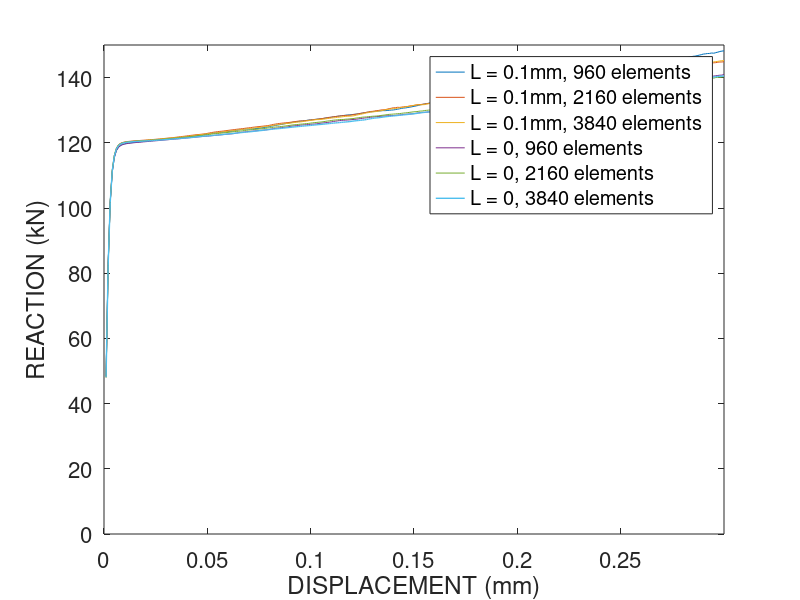
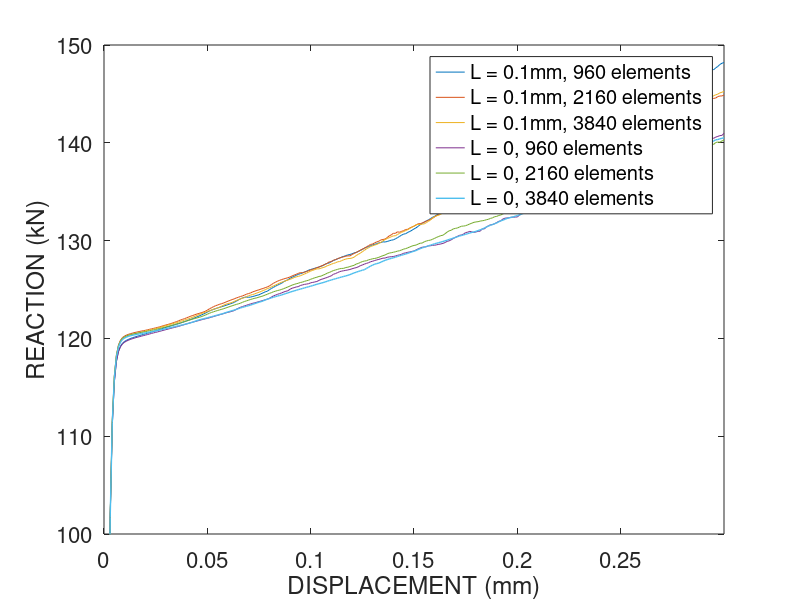

MATLAB code to generate these figures, in order:
clear all
%
data1=load('R_nocurl1.txt');
displno1=1e3*abs(data1(:,1));
Rno1=1e-3*data1(:,2);
%
data2=load('R_curl1.txt');
displ1=1e3*abs(data2(:,1));
R1=1e-3*data2(:,2);
%
% data3=load('R_nocurl_zero.txt');
% displ3=1e3*abs(data3(:,1));
% R3=1e-3*data3(:,2);
%
data3=load('R_nocurl2.txt');
displno2=1e3*abs(data3(:,1));
Rno2=1e-3*data3(:,2);
%
data4=load('R_curl2.txt');
displ2=1e3*abs(data4(:,1));
R2=1e-3*data4(:,2);
%
data5=load('R_nocurl3.txt');
displno3=1e3*abs(data5(:,1));
Rno3=1e-3*data5(:,2);
%
data6=load('R_curl3.txt');
displ3=1e3*abs(data6(:,1));
R3=1e-3*data6(:,2);
%
%
figure(1)
%plot(displno3,Rno3,displno2,Rno2,displno1,Rno1,displ3,R3,displ2,R2,displ1,R1,'LineWidth',1)
plot(...
displ1,R1,...
displ2,R2,...
displ3,R3,...
displno1,Rno1,...
displno2,Rno2,...
displno3,Rno3,...
'LineWidth',1)
xlabel('DISPLACEMENT (mm)')
ylabel('REACTION (kN)')
axis([0 0.3 0 150])
%legend('L = 0, \gamma^p = 0 on boundary','L = 0.1 mm','L = 0')
%legend('\ell = 0, 3840 elements','\ell = 0, 2160 elements','\ell = 0, 960 elements', ...
% '\ell = 0.1mm, 3840 elements','\ell = 0.1mm, 2160 elements','\ell = 0.1mm, 960 elements')
legend(...
'L = 0.1mm, 960 elements',...
'L = 0.1mm, 2160 elements',...
'L = 0.1mm, 3840 elements',...
'L = 0, 960 elements',...
'L = 0, 2160 elements',...
'L = 0, 3840 elements')
set(gca,'FontName','Helvetica','FontSize',16)
%
figure(2)
%plot(displno3,Rno3,displno2,Rno2,displno1,Rno1,displ3,R3,displ2,R2,displ1,R1,'LineWidth',1)
plot(...
displ1,R1,...
displ2,R2,...
displ3,R3,...
displno1,Rno1,...
displno2,Rno2,...
displno3,Rno3,...
'LineWidth',1)
xlabel('DISPLACEMENT (mm)')
ylabel('REACTION (kN)')
axis([0 0.3 100 150])
%legend('L = 0, \gamma^p = 0 on boundary','L = 0.1 mm','L = 0')
%legend('\ell = 0, 3840 elements','\ell = 0, 2160 elements','\ell = 0, 960 elements', ...
% '\ell = 0.1mm, 3840 elements','\ell = 0.1mm, 2160 elements','\ell = 0.1mm, 960 elements')
legend(...
'L = 0.1mm, 960 elements',...
'L = 0.1mm, 2160 elements',...
'L = 0.1mm, 3840 elements',...
'L = 0, 960 elements',...
'L = 0, 2160 elements',...
'L = 0, 3840 elements')
set(gca,'FontName','Helvetica','FontSize',16)
%


